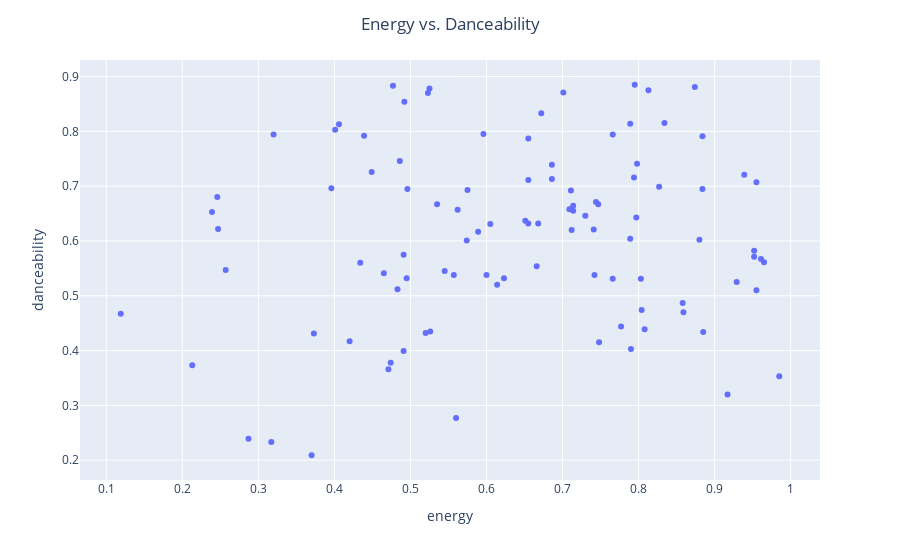

Notebook code cell kept with this figure:
### Markdown cell above
## Part 2.5: Plotting (5 points)

Using plotly, make two plots (in separate code cells):
- of energy (x-axis) versus danceability (y-axis) that has the song title as hover data.
- of acousticness (x-axis) versus loudness (y-axis) that has the song title as hover data.

**Then**, in a markdown cell, discuss the relationships (if any) you see in these plots and whether those relationships make sense to you/what you would have expected to see.

### Code cell
import plotly.express as px
fig = px.scatter(song_df, x='energy', y='danceability', hover_data=['track_name'])
fig.update_layout(title='Energy vs. Danceability', title_x=0.5)
fig.show()

### Figure 1 — Plotly figure (JSON) as saved in the notebook; plotly's stock layout.template omitted (floating-point values rounded to 4 significant figures)
{"data": [{"customdata": [["Pursuit Of Happiness (nightmare)"], ["I Found A Way"], ["I'm Good (Blue)"], ["This Life"], ["Upside Down"], ["quiet motions"], ["Better in Stereo - Theme Song Version"], ["Them Changes"], ["Merry-Go-Round of Life - from 'Howl's Moving Castle'"], ["august"], ["Never Gonna Give You Up"], ["Bill Nye The Science Guy"], ["These Are The Days"], ["The Spins"], ["We Didn’t Start The Fire"], ["One More Year"], ["Dancing In The Courthouse"], ["SAD GIRLZ LUV MONEY Remix (feat. Kali Uchis and Moliy)"], ["life hack"], ["Escapism."], ["Driving Myself Home"], ["Seinfeld Theme"], ["Vienna"], ["I Wonder"], ["Peace Sign"], ["Boss Bitch"], ["Queencard"], ["Friday The 13th Main Theme (feat. Jason Voorhees) - From Friday The 13th"], ["Pink + White"], ["Hot Wings (I Wanna Party)"], ["Happy"], ["Sticky"], ["D'yer Mak'er - Remaster"], ["Gettin' Jiggy Wit It"], ["Happiness is a butterfly"], ["Food for the Soul"], ["Loud And Fast"], ["Heading South"], ["The Coast"], ["Going Up The Country"], ["Ooh La La"], ["striptease"], ["Finesse"], ["july 16th"], ["Life is a Highway"], ["CAN'T STOP THE FEELING! (from DreamWorks Animation's \"TROLLS\")"], ["Giant Steps - 2020 Remaster"], ["I'll Be There for You - Theme From \"Friends\""], ["ハートフェルトファンシー"], ["No Wind Resistance!"], ["Breathe (In the Air)"], ["Chamber Of Reflection"], ["Day ‘n’ Nite"], ["Girei (Pain's Theme)"], ["Hustle"], ["All Of The Lights"], ["ブルーアーカイブ (Blue Archive OST 59 Soundtrack)"], ["Cherry Waves"], ["Wildest Dreams"], ["That Girl"], ["Stargazing"], ["Future Nostalgia"], ["American Teenager"], ["Road Trippin'"], ["My Favorite Things"], ["Walking On A Dream"], ["Levitating"], ["Champagne Coast"], ["Time After Time"], ["Lake Shore Drive"], ["Bitter"], ["Natural"], ["Suit & Tie (feat. Jay-Z)"], ["You're On Your Own, Kid"], ["Calm Down"], ["Break It Out"], ["Alone in the Mountains"], ["Put Your Records On"], ["Out of Tune"], ["I Took A Pill In Ibiza - Seeb Remix"], ["Take Two"], ["Pressure"], ["Imagine - Remastered 2010"], ["The King"], ["Honey, Honey"], ["Call Me, Beep Me! (The Kim Possible Song)"], ["Good News"], ["Succession (Main Title Theme)"], ["All My Love"], ["Don't Delete The Kisses"], ["Bad Luck"], ["Homecoming"], ["BONVOYAGE"], ["Washed Wine"], ["Song 2"], ["Sweetly"], ["Sweet Dreams (Are Made of This) - Remastered"], ["Good Life"], ["Sunday Best"], ["That's Life"]], "hovertemplate": "energy=%{x}<br>danceability=%{y}<br>track_name=%{customdata[0]}<extra></extra>", "legendgroup": "", "marker": {"color": "#636efa", "symbol": "circle"}, "mode": "markers", "name": "", "orientation": "v", "showlegend": false, "type": "scatter", "x": [0.605, 0.766, 0.965, 0.712, 0.655, 0.614, 0.827, 0.562, 0.287, 0.623, 0.939, 0.655, 0.955, 0.766, 0.961, 0.88, 0.741, 0.523, 0.655, 0.742, 0.491, 0.884, 0.495, 0.465, 0.79, 0.955, 0.834, 0.317, 0.545, 0.686, 0.439, 0.492, 0.929, 0.874, 0.119, 0.714, 0.73, 0.246, 0.535, 0.239, 0.574, 0.575, 0.798, 0.213, 0.952, 0.744, 0.42, 0.917, 0.777, 0.496, 0.373, 0.557, 0.477, 0.37, 0.794, 0.803, 0.985, 0.859, 0.666, 0.797, 0.483, 0.813, 0.748, 0.474, 0.247, 0.701, 0.884, 0.406, 0.449, 0.885, 0.672, 0.6, 0.596, 0.396, 0.789, 0.952, 0.686, 0.491, 0.526, 0.714, 0.589, 0.56, 0.257, 0.668, 0.804, 0.795, 0.32, 0.471, 0.651, 0.789, 0.52, 0.747, 0.858, 0.486, 0.709, 0.401, 0.711, 0.808, 0.525, 0.434], "xaxis": "x", "y": [0.631, 0.531, 0.561, 0.62, 0.787, 0.52, 0.699, 0.657, 0.239, 0.532, 0.721, 0.632, 0.51, 0.794, 0.567, 0.602, 0.621, 0.87, 0.711, 0.538, 0.575, 0.791, 0.532, 0.541, 0.403, 0.707, 0.815, 0.233, 0.545, 0.739, 0.792, 0.854, 0.525, 0.881, 0.467, 0.655, 0.646, 0.68, 0.667, 0.653, 0.601, 0.693, 0.741, 0.373, 0.582, 0.671, 0.417, 0.32, 0.444, 0.695, 0.431, 0.538, 0.883, 0.209, 0.716, 0.531, 0.353, 0.47, 0.554, 0.643, 0.512, 0.875, 0.415, 0.378, 0.622, 0.871, 0.695, 0.813, 0.726, 0.434, 0.833, 0.538, 0.795, 0.696, 0.814, 0.571, 0.713, 0.399, 0.435, 0.664, 0.617, 0.277, 0.547, 0.632, 0.474, 0.885, 0.794, 0.366, 0.637, 0.604, 0.432, 0.667, 0.487, 0.746, 0.658, 0.803, 0.692, 0.439, 0.878, 0.56], "yaxis": "y"}], "layout": {"legend": {"tracegroupgap": 0}, "margin": {"t": 60}, "title": {"text": "Energy vs. Danceability", "x": 0.5}, "xaxis": {"anchor": "y", "domain": [0, 1], "title": {"text": "energy"}}, "yaxis": {"anchor": "x", "domain": [0, 1], "title": {"text": "danceability"}}}}
